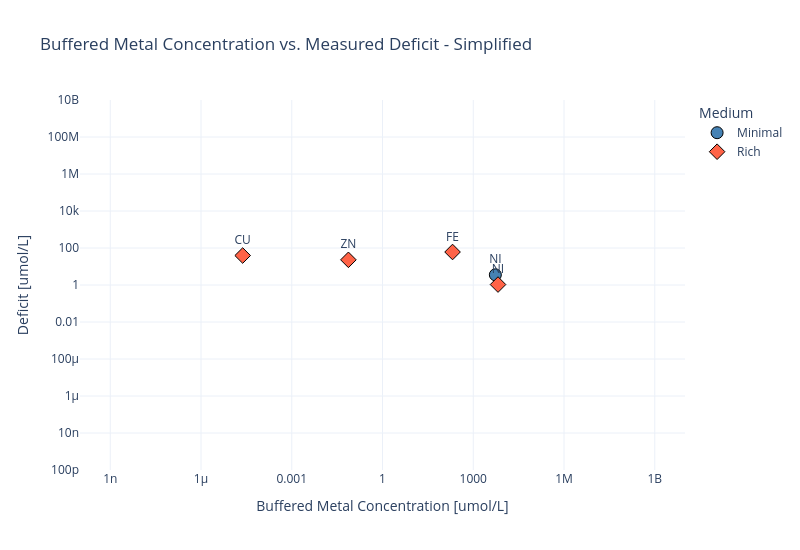

Write notebook code for a chart like this one.
### Code cell
import plotly.graph_objects as go

# --- Filter to positive deficits only ---
# deficit_M values are Unum; .str.replace(...).astype(float) yields NaN — use .asNumber().
def _deficit_m_to_float(ser):
    return ser.apply(lambda x: x.asNumber())


deficit_m_float = _deficit_m_to_float(df_metals["deficit_M"])
deficit_pos = df_metals[deficit_m_float > 0].copy()
deficit_pos["deficit_val"] = _deficit_m_to_float(deficit_pos["deficit_M"])

# --- Build a long-form dataframe from metal_to_buffered_conc ---
rows = []
for medium, metals in metal_to_buffered_conc_simplified.items():
    for element, buffered_conc in metals.items():
        rows.append(
            {"Medium": medium, "Element": element, "buffered_conc": float(buffered_conc)}
        )
buffered_df = pd.DataFrame(rows)

# --- Merge on Medium and Element ---
plot_df = deficit_pos.merge(buffered_df, on=["Medium", "Element"], how="inner")

# --- Plot ---
fig2 = go.Figure()

colors = {"Minimal": "steelblue", "Rich": "tomato"}
symbols = {"Minimal": "circle", "Rich": "diamond"}

for medium, group in plot_df.groupby("Medium"):
    fig2.add_trace(go.Scatter(
        x=group["buffered_conc"] * 1E6,
        y=group["deficit_val"] * 1E6,
        mode="markers+text",
        name=medium,
        text=group["Element"],
        textposition="top center",
        marker=dict(
            size=12,
            color=colors[medium],
            symbol=symbols[medium],
            line=dict(width=1, color="black")
        )
    ))

fig2.update_layout(
    title="Buffered Metal Concentration vs. Measured Deficit - Simplified",
    xaxis=dict(title="Buffered Metal Concentration [umol/L]", type="log", range=[-10, 10]),
    yaxis=dict(title="Deficit [umol/L]", type="log", range=[-10, 10]),
    legend_title="Medium",
    template="plotly_white",
    width=800,
    height=550
)

fig2.show()
fig2.write_image("notebooks/cofactors/buffer_figures/buffered_metal_vs_deficit_simplified.svg", scale=2)

### Figure 1 — Plotly figure (JSON) as saved in the notebook; plotly's stock layout.template omitted (floating-point values rounded to 4 significant figures)
{"data": [{"marker": {"color": "steelblue", "line": {"color": "black", "width": 1}, "size": 12, "symbol": "circle"}, "mode": "markers+text", "name": "Minimal", "text": ["NI"], "textposition": "top center", "x": [5378.0], "y": [3.546], "type": "scatter"}, {"marker": {"color": "tomato", "line": {"color": "black", "width": 1}, "size": 12, "symbol": "diamond"}, "mode": "markers+text", "name": "Rich", "text": ["CU", "NI", "ZN", "FE"], "textposition": "top center", "x": [2.389e-05, 6588.0, 0.07468, 206.9], "y": [39.1, 1.057, 22.9, 60.76], "type": "scatter"}], "layout": {"xaxis": {"title": {"text": "Buffered Metal Concentration [umol/L]"}, "type": "log", "range": [-10, 10]}, "yaxis": {"title": {"text": "Deficit [umol/L]"}, "type": "log", "range": [-10, 10]}, "title": {"text": "Buffered Metal Concentration vs. Measured Deficit - Simplified"}, "legend": {"title": {"text": "Medium"}}, "width": 800, "height": 550}}
